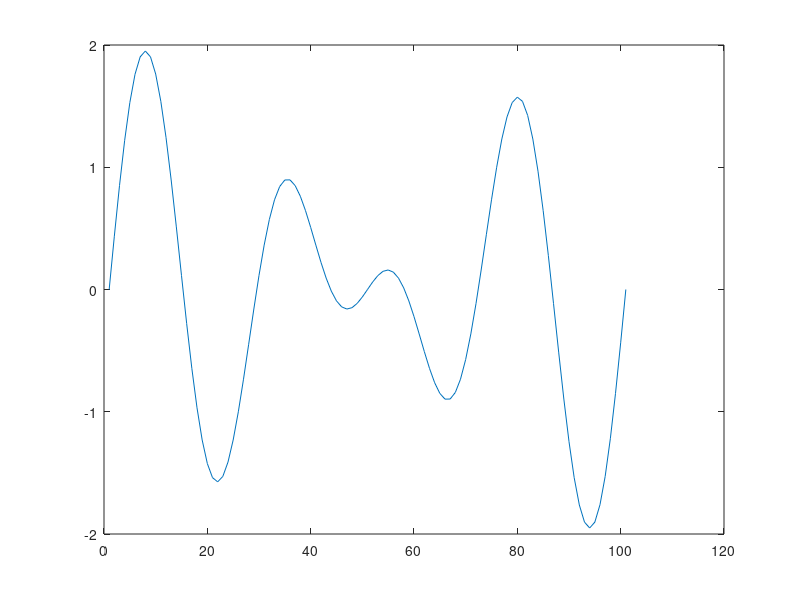

The MATLAB source for this figure: (Note: this script raises an error after producing the figure.)
clc
clear all
close all
t=0:0.01:1
f1=4
f2=3
x1=sin(2*pi*f1*t)
x2=sin(2*pi*f2*t)
c=x1+x2
plot(c)
d=x1*x2
plot(d)
e=x1/x2
plot(e)